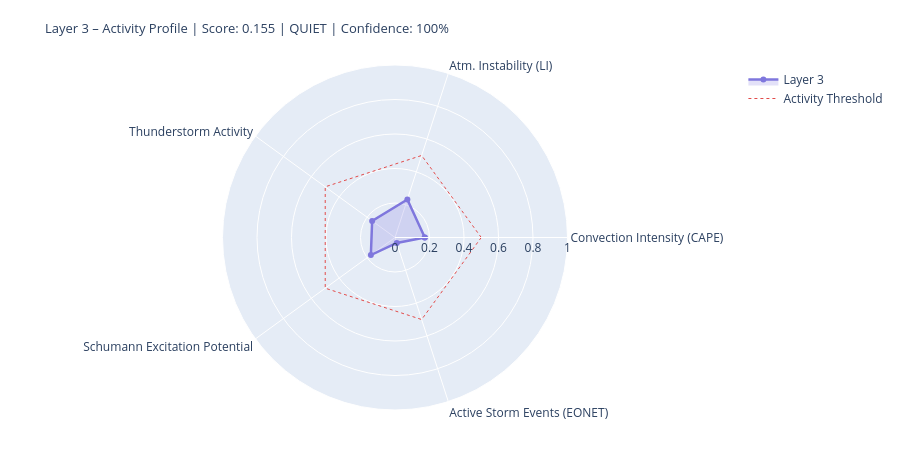

Notebook source saved alongside this figure:
### Markdown cell above
---
## 4. State Assessment & Handoff to Layer 4/5

### Code cell
# ============================================================
# LAYER-3-SCORE
# Five dynamic components
# ============================================================

def norm(v, lo, hi):
    if v is None or (isinstance(v, float) and math.isnan(v)): return None
    return round(max(0.0, min(1.0, (v - lo) / (hi - lo))), 4)

# --- 1) Convection intensity (global CAPE mean) ---
cape_mean = df_atm['cape'].dropna().mean() if not df_atm.empty else None
conv_score = norm(cape_mean, 0, 3000)
conv_src   = 'primary' if cape_mean is not None else 'missing'

# --- 2) Atmospheric instability (LI mean) ---
li_mean   = df_atm['li'].dropna().mean() if not df_atm.empty else None
# Negative LI = unstable → higher score
instab_score = norm(-li_mean if li_mean is not None else None, -6, 6)
instab_src   = 'primary' if li_mean is not None else 'missing'

# --- 3) Thunderstorm activity (mean thunder score + WMO count) ---
thunder_mean = df_atm['thunder_score'].mean() if not df_atm.empty else None
n_thunder    = int(df_atm['thunderstorm'].sum()) if not df_atm.empty else 0
thunder_score_val = norm(
    (thunder_mean or 0) * 0.7 + n_thunder * 0.1, 0, 1.0
) if thunder_mean is not None else None
thunder_src = 'primary'

# --- 4) Schumann excitation potential (weighted Schumann contribution) ---
schumann_pot = df_atm['schumann_contribution'].mean() if not df_atm.empty else None
# Boosted by Layer-2 thunderstorm trigger
if schumann_pot is not None and l2_thunder:
    schumann_pot = min(1.0, schumann_pot * 1.2)
schumann_score = norm(schumann_pot, 0, 1.0) if schumann_pot is not None else None
schumann_src   = 'derived'

# --- 5) Storm activity (NASA EONET) ---
# Distinction: None = data not loaded, 0.0 = loaded but no events
storm_score = None
storm_src   = 'missing'
if raw.get('storms') is not None:          # API reached successfully
    storm_score = norm(len(storm_events), 0, 30) if storm_events else 0.0
    storm_src   = 'primary'

# X-Ray and Kp: context only, not in dynamic score
# (X-Ray = Layer-0/4 driver; Kp = geomagnetic index, not a lightning proxy)
xray_context = None
if raw.get('xray'):
    df_xc = pd.DataFrame(raw['xray'])
    fc = next((c for c in df_xc.columns
               if any(k in c.lower() for k in ['flux','long']) and 'time' not in c.lower()),
              df_xc.columns[1])
    df_xc[fc] = pd.to_numeric(df_xc[fc], errors='coerce')
    xray_last = df_xc[fc].dropna().iloc[-1] if not df_xc[fc].dropna().empty else None
    if xray_last:
        xray_class = ('X' if xray_last>=1e-4 else 'M' if xray_last>=1e-5
                      else 'C' if xray_last>=1e-6 else 'B')
        xray_context = {'flux': float(xray_last), 'class': xray_class}
        print(f'X-Ray context: {xray_class}-class ({xray_last:.2e} W/m²)')

# --- Aggregate ---
COMPONENTS = {
    'Convection Intensity (CAPE)':  {'score': conv_score,       'source': conv_src,    'dynamic': True},
    'Atm. Instability (LI)':         {'score': instab_score,     'source': instab_src,  'dynamic': True},
    'Thunderstorm Activity':              {'score': thunder_score_val, 'source': thunder_src, 'dynamic': True},
    'Schumann Excitation Potential':   {'score': schumann_score,   'source': schumann_src,'dynamic': True},
    'Active Storm Events (EONET)': {'score': storm_score,      'source': storm_src,   'dynamic': True},
}

available   = {k: v['score'] for k, v in COMPONENTS.items() if v['score'] is not None}
unavailable = [k for k, v in COMPONENTS.items() if v['score'] is None]
layer3_score = round(sum(available.values()) / len(available), 4) if available else None
confidence   = round(len(available) / len(COMPONENTS), 2)
level = ('unknown' if layer3_score is None
         else 'quiet'   if layer3_score < 0.3
         else 'moderate' if layer3_score < 0.6
         else 'active')
dominant_l3 = max(available, key=available.get) if available else 'none'

# --- Ausgabe ---
W = 68
print('=' * W)
print('LAYER 3 – ATMOSPHERE / WEATHER / THUNDERSTORMS – STATE ASSESSMENT')
print('=' * W)
for name, comp in COMPONENTS.items():
    s = comp['score']
    if s is not None:
        bar = '█' * int(s * 20) + '░' * (20 - int(s * 20))
        print(f'  {name:<36} {bar}  {s:.3f}  [{comp["source"]}]')
    else:
        print(f'  {name:<36} {"─" * 20}  n/a   [missing]')
print('-' * W)
print(f'  Score:        {layer3_score:.3f}  ({len(available)}/{len(COMPONENTS)} components)')
print(f'  Confidence:   {confidence:.0%}')
print(f'  Level:        {level.upper()}')
print(f'  Dominant:     {dominant_l3}')
print(f'  CAPE mean:    {cape_mean:.0f} J/kg' if cape_mean else '  CAPE mean:    n/a')
print(f'  LI mean:      {li_mean:.1f} K' if li_mean is not None else '  LI mean:      n/a')
print(f'  Thunderstorms:{n_thunder} points (WMO)  +  {len(storm_events)} NASA EONET')
print('=' * W)

# Radar
cats   = list(available.keys())
vals_r = list(available.values())
if len(cats) >= 3:
    fig = go.Figure()
    fig.add_trace(go.Scatterpolar(
        r=vals_r + [vals_r[0]], theta=cats + [cats[0]],
        fill='toself', fillcolor='rgba(127,119,221,0.22)',
        line=dict(color='#7F77DD', width=2.5), name='Layer 3'
    ))
    fig.add_trace(go.Scatterpolar(
        r=[0.5] * (len(cats)+1), theta=cats + [cats[0]],
        line=dict(color='#E24B4A', dash='dot', width=1),
        mode='lines', name='Activity Threshold'
    ))
    fig.update_layout(
        title=dict(
            text=f'Layer 3 – Activity Profile | Score: {layer3_score:.3f} | {level.upper()} | Confidence: {confidence:.0%}',
            font=dict(size=13)
        ),
        polar=dict(radialaxis=dict(visible=True, range=[0, 1])),
        height=450, showlegend=True,
        margin=dict(l=60, r=60, t=65, b=40)
    )
    fig.show()

### Figure 1 — Plotly figure (JSON) as saved in the notebook; plotly's stock layout.template omitted (floating-point values rounded to 4 significant figures)
{"data": [{"fill": "toself", "fillcolor": "rgba(127,119,221,0.22)", "line": {"color": "#7F77DD", "width": 2.5}, "name": "Layer 3", "r": [0.1728, 0.2319, 0.1638, 0.173, 0.0333, 0.1728], "theta": ["Convection Intensity (CAPE)", "Atm. Instability (LI)", "Thunderstorm Activity", "Schumann Excitation Potential", "Active Storm Events (EONET)", "Convection Intensity (CAPE)"], "type": "scatterpolar"}, {"line": {"color": "#E24B4A", "dash": "dot", "width": 1}, "mode": "lines", "name": "Activity Threshold", "r": [0.5, 0.5, 0.5, 0.5, 0.5, 0.5], "theta": ["Convection Intensity (CAPE)", "Atm. Instability (LI)", "Thunderstorm Activity", "Schumann Excitation Potential", "Active Storm Events (EONET)", "Convection Intensity (CAPE)"], "type": "scatterpolar"}], "layout": {"height": 450, "margin": {"b": 40, "l": 60, "r": 60, "t": 65}, "polar": {"radialaxis": {"range": [0, 1], "visible": true}}, "showlegend": true, "title": {"font": {"size": 13}, "text": "Layer 3 – Activity Profile | Score: 0.155 | QUIET | Confidence: 100%"}}}
